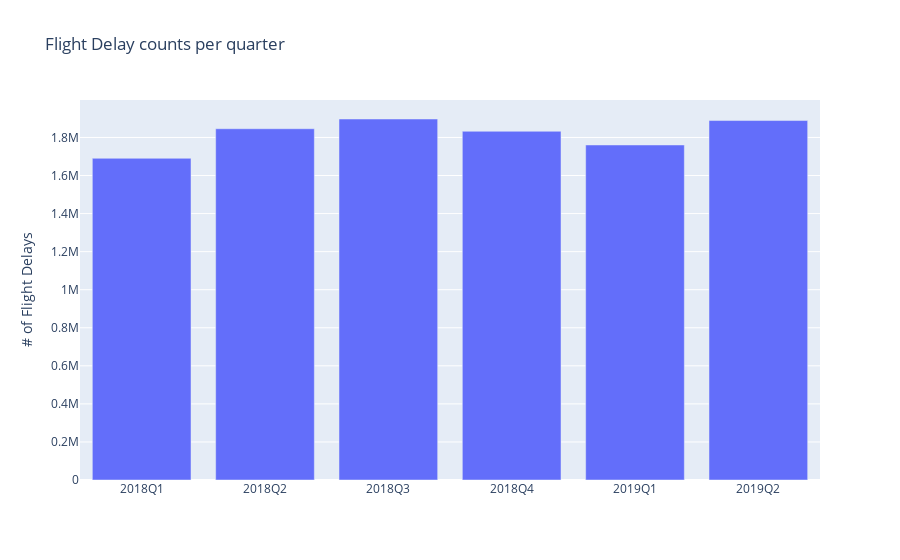

Notebook source saved alongside this figure:
### Markdown cell above
The below plot shows the number of flight delays per each quarter.

### Code cell
delay_counts = flight_delays.groupby(['YEAR', 'QUARTER']).size().reset_index().rename(columns={0: 'count'})
delay_counts['YEAR_QUARTER'] = delay_counts[['YEAR', 'QUARTER']].astype(str).apply(lambda x: 'Q'.join(x), axis = 1)

trace = go.Bar(
    x = delay_counts.YEAR_QUARTER,
    y = delay_counts['count']
)

data = [trace]
layout = go.Layout(
    title = 'Flight Delay counts per quarter', 
    yaxis = dict(title = '# of Flight Delays')
)

fig = go.Figure(data=data, layout=layout)
py.iplot(fig)

### Figure 1 — Plotly figure (JSON) as saved in the notebook; plotly's stock layout.template omitted (floating-point values rounded to 4 significant figures)
{"data": [{"type": "bar", "x": ["2018Q1", "2018Q2", "2018Q3", "2018Q4", "2019Q1", "2019Q2"], "y": [1690555, 1845893, 1897053, 1832455, 1760594, 1888945]}], "layout": {"title": {"text": "Flight Delay counts per quarter"}, "yaxis": {"title": {"text": "# of Flight Delays"}}}}
